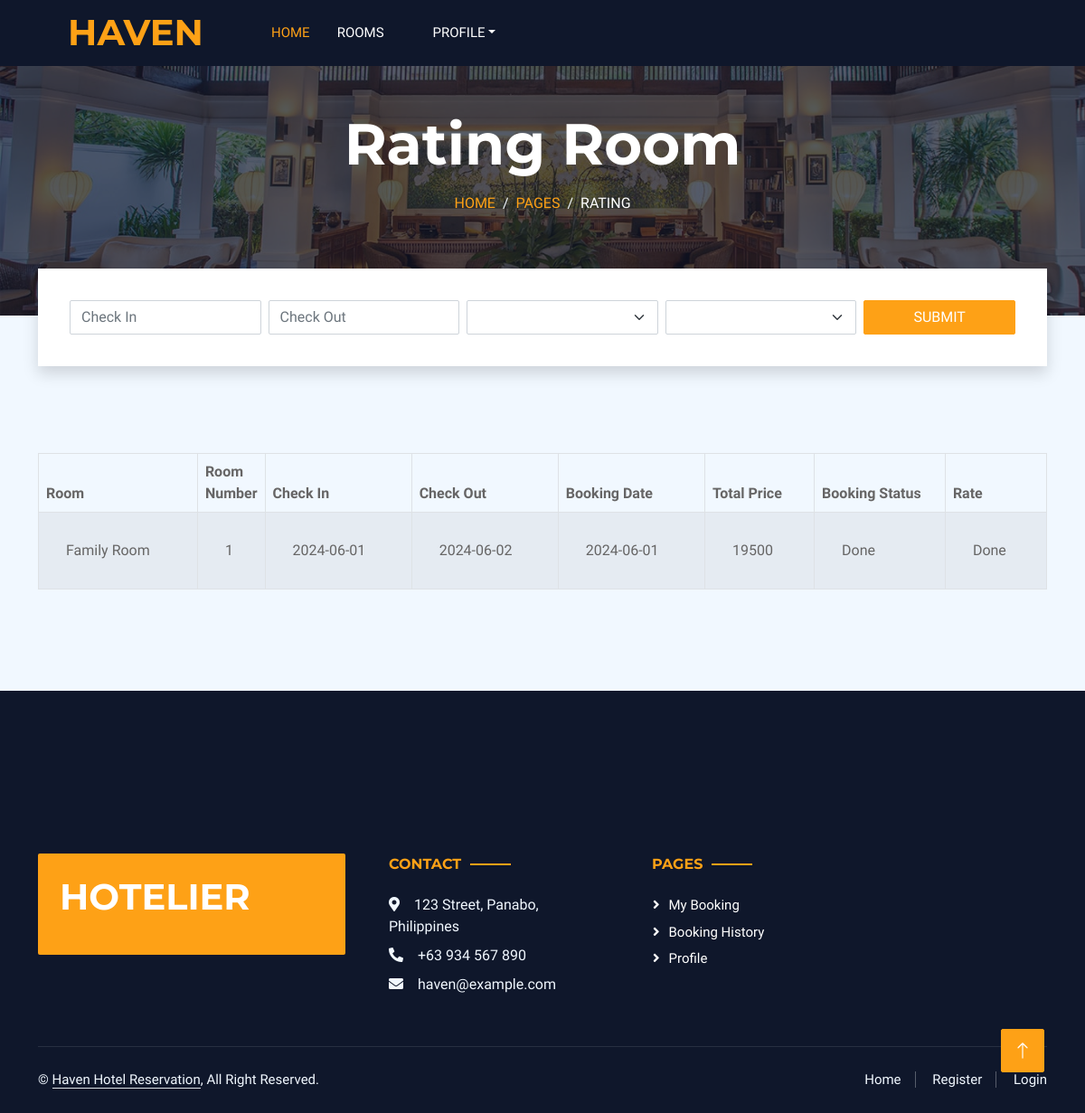
Page /rate.php?id=1 (signed in) on the committed database.
### tables this page shows
CREATE TABLE `booking_history` (
  `id` int(11) NOT NULL,
  `room_id` int(11) NOT NULL,
  `user_id` int(11) NOT NULL,
  `check_in` date NOT NULL,
  `check_out` date NOT NULL,
  `check_in_time` time NOT NULL,
  `check_out_time` time NOT NULL,
  `booking_date` date NOT NULL,
  `total_price` double NOT NULL,
  `booking_status` varchar(100) NOT NULL DEFAULT 'Done',
  `payment_status` varchar(100) NOT NULL DEFAULT 'Done',
  `guest_count` int(11) NOT NULL,
  `rating_status` varchar(100) DEFAULT NULL
);

CREATE TABLE `room_type` (
  `id` int(11) NOT NULL,
  `room_type` varchar(255) NOT NULL,
  `description` varchar(255) NOT NULL,
  `bed` int(11) NOT NULL,
  `bathroom` int(11) NOT NULL,
  `floor` int(11) NOT NULL,
  `price` double NOT NULL,
  `capacity_adult` int(11) NOT NULL,
  `capacity_children` int(11) NOT NULL,
  `max_capacity` int(11) NOT NULL,
  `rating` int(11) NOT NULL,
  `image` varchar(255) NOT NULL
);

CREATE TABLE `room` (
  `id` int(11) NOT NULL,
  `room_type` int(11) NOT NULL,
  `room_number` int(11) NOT NULL,
  `availability` enum('Available','Not Available','','') NOT NULL
);

### rate.php (the view, shortened to what this page needs)
<?php
    include('./sessions/sessionCheck.php');
    include('./db/dbConnection.php');
    if(isset($_GET['id'])){
        $id = $_GET['id'];
        $sql = "SELECT booking_history.*, booking_history.id as bh_id, room.id, room.room_number, room_type.room_type, room_type.id as room_type_id FROM booking_history INNER JOIN room ON booking_history.room_id = room.id INNER JOIN room_type ON room_type.id = room.room_type WHERE booking_history.id = '$id'";
        $query = $conn->query($sql);
        $row = $query->fetch_assoc();
    }
?>
<!DOCTYPE html>
<html lang="en">
<head>
    <link href="https://cdnjs.cloudflare.com/ajax/libs/font-awesome/5.10.0/css/all.min.css" rel="stylesheet">
    <link href="https://cdn.jsdelivr.net/npm/bootstrap-icons@1.4.1/font/bootstrap-icons.css" rel="stylesheet">
    <link href="lib/animate/animate.min.css" rel="stylesheet">
    <link href="lib/owlcarousel/assets/owl.carousel.min.css" rel="stylesheet">
    <link href="lib/tempusdominus/css/tempusdominus-bootstrap-4.min.css" rel="stylesheet" />
    <link href="css/bootstrap.min.css" rel="stylesheet">
    <link href="css/style.css" rel="stylesheet">
</head>
<body>
        <?php
            include('header.php');
        ?>
        <div class="container-fluid page-header mb-5 p-0" style="background-image: url(img/carousel-1.jpg);">
            <div class="container-fluid page-header-inner py-5">
                <div class="container text-center pb-5">
                    <h1 class="display-3 text-white mb-3 animated slideInDown">Rating Room</h1>
                    <nav aria-label="breadcrumb">
                        <ol class="breadcrumb justify-content-center text-uppercase">
                            <li class="breadcrumb-item"><a href="#">Home</a></li>
                            <li class="breadcrumb-item"><a href="#">Pages</a></li>
                            <li class="breadcrumb-item text-white active" aria-current="page">Rating</li>
                        </ol>
                    </nav>
                </div>
            </div>
        </div>
        <?php
            include('search.php');
        ?>
        <div class="container-xxl py-5 mb-5">
            <div class="container table-responsive">
                            <table class="table table-striped table-bordered">
                                <thead>
                                    <tr>
                                        <th>Room</th>
                                        <th>Room Number</th>
                                        <th>Check In</th>
                                        <th>Check Out</th>
                                        <th>Booking Date</th>
                                        <th>Total Price</th>
                                        <th>Booking Status</th>
                                        <th>Rate</th>
                                    </tr>
                                </thead>
                                <tbody>
                                    <tr>
                                        <td><?php echo $row['room_type'] ?></td>
                                        <td style="width: 50px;"><?php echo $row['room_number'] ?></td>
                                        <td><?php echo $row['check_in'] ?></td>
                                        <td><?php echo $row['check_out'] ?></td>
                                        <td><?php echo $row['booking_date'] ?></td>
                                        <td><?php echo $row['total_price'] ?></td>
                                        <td><?php echo $row['booking_status'] ?></td>
                                        <?php
                                                    if($row['rating_status'] != NULL){
                                                ?>
                                                    <td>
                                                        Done
                                                    </td>
                                        <?php
                                            }
                                        ?>
                                    </tr>
                                </tbody>
                            </table>
            </div>
        </div>
        <?php
            include('footer.php');
        ?>
        <a href="#" class="btn btn-lg btn-primary btn-lg-square back-to-top"><i class="bi bi-arrow-up"></i></a>
</body>
</html>

### css/style.css (style rules this page uses)
:root { --primary: #FEA116; --light: #F1F8FF; --dark: #0F172B; }
.back-to-top { position: fixed; display: none; right: 45px; bottom: 45px; z-index: 99; }
.btn { font-weight: 500; text-transform: uppercase; transition: .5s; }
.btn.btn-primary, .btn.btn-secondary { color: #FFFFFF; }
.btn-lg-square { width: 48px; height: 48px; }
.btn-square, .btn-sm-square, .btn-lg-square { padding: 0; display: flex; align-items: center; justify-content: center; font-weight: normal; border-radius: 2px; }
.page-header { background-position: center center; background-repeat: no-repeat; background-size: cover; }
.page-header-inner { background: rgba(15, 23, 43, .7); }
.breadcrumb-item + .breadcrumb-item::before { color: var(--light); }

### rate.php (style rules this page uses)
table td { padding: 30px !important; }

### rows in the picture
booking_history: room_type.room_type "Family Room", room.room_number "1", check_in "2024-06-01", check_out "2024-06-02", booking_date "2024-06-01", total_price "19500", booking_status "Done"
